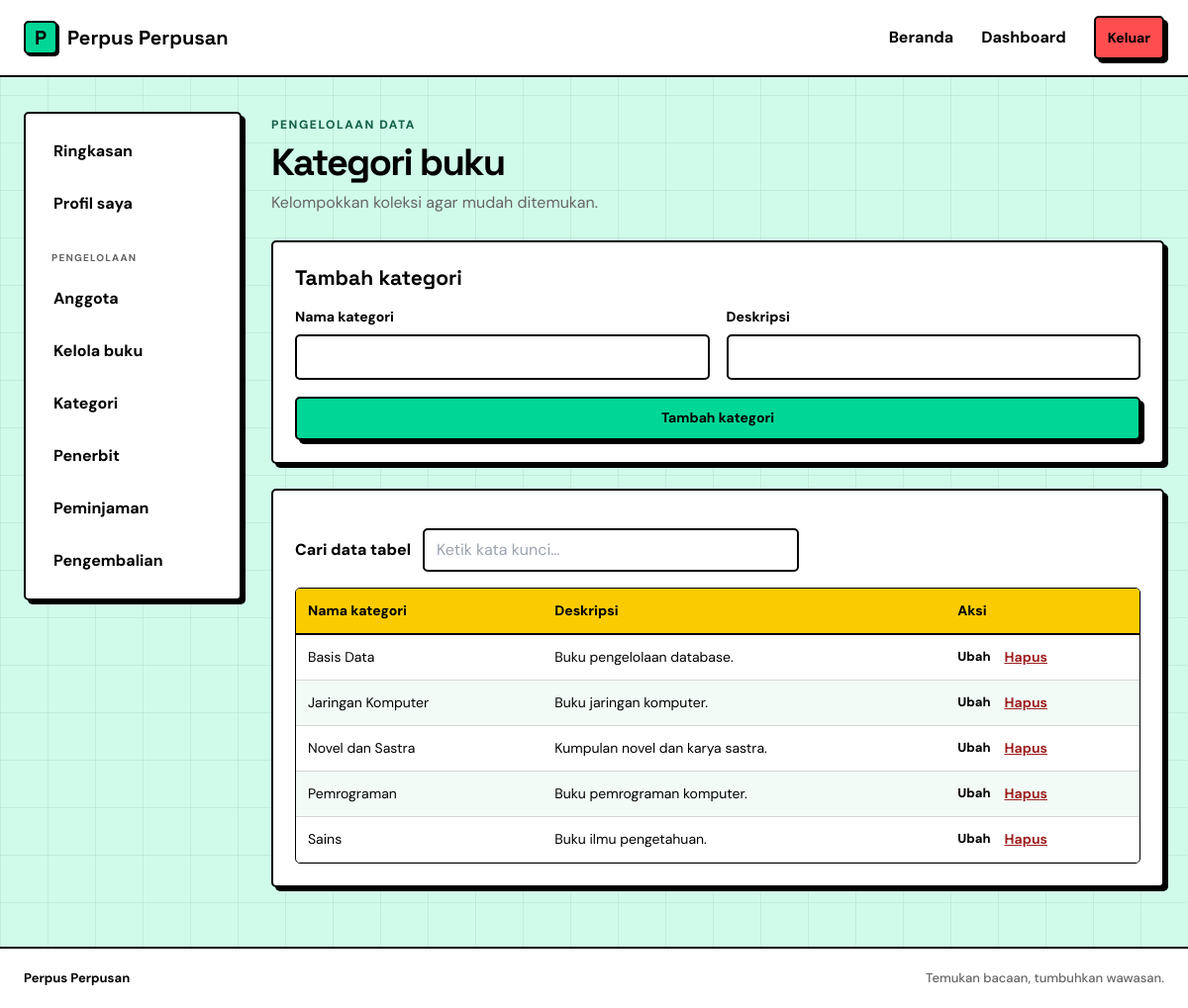
The page /frontend/kategori.php (signed in) on the database its author committed.
### tables this page shows
CREATE TABLE kategori (
    id_kategori INT UNSIGNED AUTO_INCREMENT PRIMARY KEY,
    nama_kategori VARCHAR(80) NOT NULL UNIQUE,
    deskripsi TEXT NULL
);

### frontend/bootstrap.php (called while the page is built, shortened)
<?php
require_once __DIR__ . '/../backend/controllers/AnggotaController.php';
require_once __DIR__ . '/../backend/controllers/KategoriController.php';
function e(mixed $value): string
{
    return htmlspecialchars((string) $value, ENT_QUOTES, 'UTF-8');
}

### backend/controllers/KategoriController.php (called while the page is built, shortened)
<?php
require_once __DIR__ . '/../models/Kategori.php';
class KategoriController
{
    private Kategori $model;
    public function __construct(PDO $db)
    {
        $this->model = new Kategori($db);
    }
    public function index(): array
    {
        return $this->model->getAll();
    }
}

### backend/models/Kategori.php (called while the page is built, shortened)
<?php
class Kategori
{
    public function getAll(): array
    {
        $sql = 'SELECT id_kategori, nama_kategori, deskripsi
                FROM kategori
                ORDER BY nama_kategori';
        return $this->db->query($sql)->fetchAll();
    }
}

### frontend/kategori.php (the view, shortened to what this page needs)
<?php
require_once __DIR__ . '/bootstrap.php';
$controller = new KategoriController($db);
$editing = false;
$rows = $controller->index();
require __DIR__ . '/components/header.php';
require __DIR__ . '/components/navbar.php';
?>
<main class="app-layout wrap"><?php require __DIR__ . '/components/sidebar.php'; ?><section class="page-content">
        <div class="page-heading">
            <div><span class="eyebrow">PENGELOLAAN DATA</span>
                <h1>Kategori buku</h1>
                <p class="muted">Kelompokkan koleksi agar mudah ditemukan.</p>
            </div>
        </div>
        <section class="panel">
            <h2><?= $editing ? 'Ubah kategori' : 'Tambah kategori' ?></h2>
            <form method="post" class="form-stack form-grid compact-form" <?php if ($editing): ?>data-confirm="Simpan perubahan data kategori?" data-confirm-title="Simpan perubahan?" data-confirm-action="Simpan perubahan"<?php endif; ?>>
                <label>Nama kategori
                    <input name="nama_kategori" maxlength="80" required value="<?= e($editing['nama_kategori'] ?? '') ?>">
                </label>
                <label>Deskripsi
                    <input name="deskripsi" value="<?= e($editing['deskripsi'] ?? '') ?>">
                </label>
                <button class="button button-small span-two" type="submit">
                    <?= $editing ? 'Simpan perubahan' : 'Tambah kategori' ?>
                </button>
            </form>
        </section>
        <section class="panel table-panel">
            <div class="table-scroll">
                <table>
                    <thead>
                        <tr>
                            <th>Nama kategori</th>
                            <th>Deskripsi</th>
                            <th>Aksi</th>
                        </tr>
                    </thead>
                    <tbody>
                        <?php foreach ($rows as $row): ?>
                            <tr>
                                <td><?= e($row['nama_kategori']) ?></td>
                                <td><?= e($row['deskripsi']) ?></td>
                                <td class="actions">
                                    <a class="text-link" href="?edit=<?= e($row['id_kategori']) ?>">Ubah</a>
                                    <form method="post" data-confirm="Hapus kategori ini?" data-confirm-title="Hapus kategori?" data-confirm-action="Hapus" data-confirm-variant="danger">
                                        <button class="link-button" type="submit">Hapus</button>
                                    </form>
                                </td>
                            </tr>
                        <?php endforeach; ?>
                    </tbody>
                </table>
            </div>
        </section>
    </section>
</main><?php require __DIR__ . '/components/footer.php'; ?>

### frontend/assets/css/style.css (style rules this page uses)
:root { --background: hsl(156, 84%, 90%); --secondary-background: #FFFFFF; --foreground: #000000; --main-foreground: #000000; --main: hsl(162, 100%, 42%); --border: #000000; --ring: #000000; --overlay: rgba(0, 0, 0, 0.8); --chart-1: #00D696; --chart-2: #7A83FF; --chart-3: #FACC00; --chart-4: #FF4D50; --chart-5: #0099FF; --paper: var(--background); --ink: var(--foreground); --yellow: var(--main); --blue: var(--chart-5); --red: var(--chart-4); --green: var(--chart-1); --line: 2px solid var(--border); --hard-shadow: 4px 4px 0px var(--border); --radius: 5px; }
* { box-sizing: border-box }
html { min-width: 320px }
body { margin: 0; min-height: 100vh; display: flex; flex-direction: column; background-color: var(--background); background-image: linear-gradient(rgba(0, 0, 0, 0.06) 1px, transparent 1px), linear-gradient(90deg, rgba(0, 0, 0, 0.06) 1px, transparent 1px); background-size: 48px 48px; background-attachment: fixed; color: var(--foreground); font-family: 'DM Sans', Arial, sans-serif; font-size: 16px; line-height: 1.5; }
body > main { flex: 1 0 auto; }
a { color: inherit; text-decoration: none }
button, input { font: inherit }
.wrap { width: min(1160px, calc(100% - 48px)); margin-inline: auto }
.button { display: inline-flex; align-items: center; justify-content: center; padding: 10px 18px; background: var(--main); color: var(--main-foreground); border: var(--line); border-radius: var(--radius); box-shadow: var(--hard-shadow); font-weight: 700; cursor: pointer; transition: all 0.15s ease; }
.button-small { min-height: 38px; padding: 7px 12px; font-size: 14px }
.eyebrow { display: inline-block; font-size: 12px; font-weight: 800; letter-spacing: .13em }
.hero-copy h1, .page-heading h1, .auth-card h1 { font: 700 clamp(38px, 5vw, 64px)/1.04 'Space Grotesk', sans-serif; letter-spacing: -.045em; margin: 16px 0 }
.muted, .auth-card .muted { color: #666; margin: 0 0 23px }
.form-stack { display: grid; gap: 17px }
.form-stack label { display: grid; gap: 7px; font-size: 14px; font-weight: 800 }
.form-stack input { width: 100%; height: 46px; padding: 10px 12px; border: 2px solid var(--ink); background: var(--paper); outline: none }
.form-grid { grid-template-columns: 1fr 1fr }
.span-two { grid-column: 1/-1 }
.app-layout { display: grid; grid-template-columns: 220px 1fr; gap: 30px; padding-top: 35px; padding-bottom: 60px; min-height: calc(100vh - 150px) }
.page-content { min-width: 0 }
.page-heading { display: flex; justify-content: space-between; align-items: center; gap: 20px; margin-bottom: 26px }
.page-heading h1 { font-size: 38px; margin: 8px 0 }
.page-heading .muted { margin: 0 }
.panel { margin-top: 25px; padding: 22px; border: 2px solid var(--ink); background: #fff; box-shadow: 4px 4px 0 var(--ink) }
.panel h2, .panel-heading h2 { font: 700 21px 'Space Grotesk', sans-serif; margin: 0 }
.table-scroll { overflow-x: auto }
table { width: 100%; border-collapse: collapse; text-align: left; font-size: 14px }
th, td { padding: 12px 11px; border-bottom: 1px solid #d4d4d4; white-space: nowrap }
th { background: var(--yellow); font-weight: 800 }
.text-link { font-size: 13px; font-weight: 800 }
.compact-form { margin-top: 16px }
.actions { display: flex; align-items: center; gap: 14px }
.link-button { padding: 0; border: 0; background: none; color: #9d2020; font-family: inherit; font-size: 14px; font-weight: 700; text-decoration: underline; cursor: pointer }

### rows shown on the page
kategori: nama_kategori "Basis Data", deskripsi "Buku pengelolaan database."
kategori: nama_kategori "Jaringan Komputer", deskripsi "Buku jaringan komputer."
kategori: nama_kategori "Novel dan Sastra", deskripsi "Kumpulan novel dan karya sastra."
kategori: nama_kategori "Pemrograman", deskripsi "Buku pemrograman komputer."
kategori: nama_kategori "Sains", deskripsi "Buku ilmu pengetahuan."
